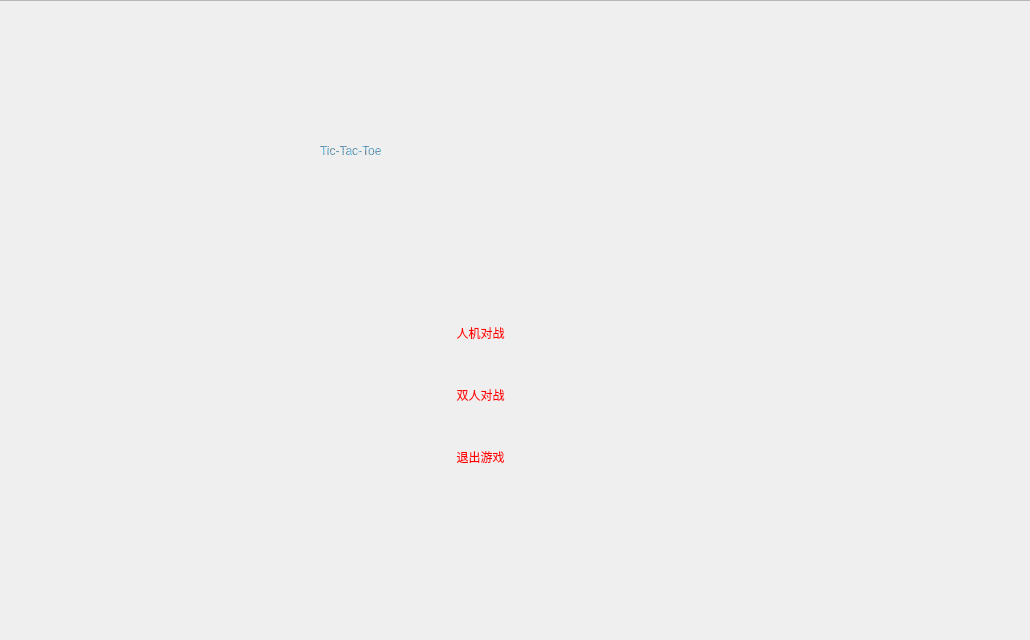
<?xml version="1.0" encoding="UTF-8"?>
<ui version="4.0">
 <class>init</class>
 <widget class="QWidget" name="init">
  <property name="geometry">
   <rect>
    <x>0</x>
    <y>0</y>
    <width>1030</width>
    <height>640</height>
   </rect>
  </property>
  <property name="windowTitle">
   <string>Tic_Tac_Toe</string>
  </property>
  <property name="styleSheet">
   <string notr="true"/>
  </property>
  <widget class="QWidget" name="layoutWidget">
   <property name="geometry">
    <rect>
     <x>370</x>
     <y>290</y>
     <width>221</width>
     <height>211</height>
    </rect>
   </property>
   <layout class="QVBoxLayout" name="verticalLayout">
    <item>
     <widget class="QPushButton" name="pushButton">
      <property name="styleSheet">
       <string notr="true">background:transparent;
color: rgb(255, 0, 0);
font: 20pt &quot;楷体&quot;;</string>
      </property>
      <property name="text">
       <string>人机对战</string>
      </property>
      <property name="flat">
       <bool>true</bool>
      </property>
     </widget>
    </item>
    <item>
     <widget class="QPushButton" name="pushButton_2">
      <property name="styleSheet">
       <string notr="true">background:transparent;
color: rgb(255, 0, 0);
font: 20pt &quot;楷体&quot;;</string>
      </property>
      <property name="text">
       <string>双人对战</string>
      </property>
      <property name="flat">
       <bool>true</bool>
      </property>
     </widget>
    </item>
    <item>
     <widget class="QPushButton" name="pushButton_3">
      <property name="styleSheet">
       <string notr="true">background:transparent;
color: rgb(255, 0, 0);
font: 20pt &quot;楷体&quot;;</string>
      </property>
      <property name="text">
       <string>退出游戏</string>
      </property>
      <property name="flat">
       <bool>true</bool>
      </property>
     </widget>
    </item>
   </layout>
   <zorder>pushButton</zorder>
   <zorder>pushButton_2</zorder>
   <zorder>pushButton_3</zorder>
  </widget>
  <widget class="QFrame" name="frame_2">
   <property name="geometry">
    <rect>
     <x>-10</x>
     <y>0</y>
     <width>1041</width>
     <height>651</height>
    </rect>
   </property>
   <property name="styleSheet">
    <string notr="true">image: url(:/new/prefix1/p.png);</string>
   </property>
   <property name="frameShape">
    <enum>QFrame::StyledPanel</enum>
   </property>
   <property name="frameShadow">
    <enum>QFrame::Raised</enum>
   </property>
   <widget class="QLabel" name="label">
    <property name="geometry">
     <rect>
      <x>330</x>
      <y>80</y>
      <width>341</width>
      <height>141</height>
     </rect>
    </property>
    <property name="styleSheet">
     <string notr="true">image: url();
font: 9pt &quot;Agency FB&quot;;
color: rgb(255, 0, 0);
font: 9pt &quot;Agency FB&quot;;
font: 36pt &quot;黑体&quot;;
color: qradialgradient(spread:repeat, cx:0.5, cy:0.5, radius:0.077, fx:0.5, fy:0.5, stop:0 rgba(0, 169, 255, 147), stop:0.497326 rgba(0, 0, 0, 147), stop:1 rgba(0, 169, 255, 147));</string>
    </property>
    <property name="text">
     <string>Tic-Tac-Toe</string>
    </property>
   </widget>
  </widget>
  <zorder>frame_2</zorder>
  <zorder>pushButton</zorder>
  <zorder>pushButton_2</zorder>
  <zorder>pushButton_3</zorder>
  <zorder>layoutWidget</zorder>
 </widget>
 <resources/>
 <connections/>
</ui>
